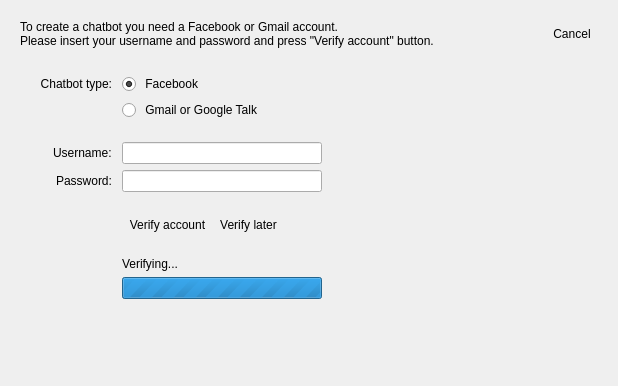
<?xml version="1.0" encoding="UTF-8"?>
<ui version="4.0">
 <class>ConnectionWidget</class>
 <widget class="QWidget" name="ConnectionWidget">
  <property name="geometry">
   <rect>
    <x>0</x>
    <y>0</y>
    <width>618</width>
    <height>386</height>
   </rect>
  </property>
  <property name="windowTitle">
   <string>Form</string>
  </property>
  <layout class="QGridLayout" name="gridLayout">
   <item row="0" column="0">
    <widget class="QStackedWidget" name="connectToChatStackWidget">
     <property name="enabled">
      <bool>true</bool>
     </property>
     <property name="lineWidth">
      <number>1</number>
     </property>
     <property name="currentIndex">
      <number>2</number>
     </property>
     <widget class="QWidget" name="connectionPage">
      <layout class="QFormLayout" name="formLayout_2">
       <property name="fieldGrowthPolicy">
        <enum>QFormLayout::AllNonFixedFieldsGrow</enum>
       </property>
       <property name="horizontalSpacing">
        <number>10</number>
       </property>
       <property name="verticalSpacing">
        <number>10</number>
       </property>
       <property name="topMargin">
        <number>9</number>
       </property>
       <item row="2" column="0">
        <widget class="QLabel" name="statusLabel">
         <property name="text">
          <string>Status:</string>
         </property>
        </widget>
       </item>
       <item row="2" column="1">
        <widget class="QLabel" name="connectionStatusLabel">
         <property name="sizePolicy">
          <sizepolicy hsizetype="Preferred" vsizetype="Expanding">
           <horstretch>0</horstretch>
           <verstretch>0</verstretch>
          </sizepolicy>
         </property>
         <property name="minimumSize">
          <size>
           <width>0</width>
           <height>24</height>
          </size>
         </property>
         <property name="styleSheet">
          <string notr="true"/>
         </property>
         <property name="text">
          <string>Disconnected</string>
         </property>
         <property name="wordWrap">
          <bool>true</bool>
         </property>
        </widget>
       </item>
       <item row="3" column="0">
        <widget class="QLabel" name="usernameLabel">
         <property name="font">
          <font>
           <weight>50</weight>
           <bold>false</bold>
          </font>
         </property>
         <property name="text">
          <string>Username:</string>
         </property>
         <property name="alignment">
          <set>Qt::AlignRight|Qt::AlignTrailing|Qt::AlignVCenter</set>
         </property>
        </widget>
       </item>
       <item row="3" column="1">
        <layout class="QHBoxLayout" name="horizontalLayout_2">
         <item>
          <widget class="QLineEdit" name="curUsernameLabel">
           <property name="enabled">
            <bool>false</bool>
           </property>
           <property name="maximumSize">
            <size>
             <width>200</width>
             <height>16777215</height>
            </size>
           </property>
           <property name="readOnly">
            <bool>true</bool>
           </property>
          </widget>
         </item>
         <item>
          <widget class="QLabel" name="chatTypeIcon">
           <property name="minimumSize">
            <size>
             <width>24</width>
             <height>24</height>
            </size>
           </property>
           <property name="maximumSize">
            <size>
             <width>24</width>
             <height>24</height>
            </size>
           </property>
           <property name="text">
            <string/>
           </property>
           <property name="pixmap">
            <pixmap resource="../res/chatbot_theme.qrc">:/icons/facebook.png</pixmap>
           </property>
          </widget>
         </item>
         <item>
          <widget class="QToolButton" name="changeAccountButton">
           <property name="maximumSize">
            <size>
             <width>200</width>
             <height>16777215</height>
            </size>
           </property>
           <property name="toolTip">
            <string>Change user</string>
           </property>
           <property name="text">
            <string>Change user...</string>
           </property>
           <property name="icon">
            <iconset resource="../res/chatbot_theme.qrc">
             <normaloff>:/icons/change_account.png</normaloff>:/icons/change_account.png</iconset>
           </property>
           <property name="iconSize">
            <size>
             <width>24</width>
             <height>24</height>
            </size>
           </property>
           <property name="autoRaise">
            <bool>true</bool>
           </property>
          </widget>
         </item>
         <item>
          <spacer name="horizontalSpacer_3">
           <property name="orientation">
            <enum>Qt::Horizontal</enum>
           </property>
           <property name="sizeHint" stdset="0">
            <size>
             <width>40</width>
             <height>20</height>
            </size>
           </property>
          </spacer>
         </item>
        </layout>
       </item>
       <item row="4" column="0">
        <widget class="QLabel" name="passwordLabel">
         <property name="sizePolicy">
          <sizepolicy hsizetype="Expanding" vsizetype="Preferred">
           <horstretch>0</horstretch>
           <verstretch>0</verstretch>
          </sizepolicy>
         </property>
         <property name="text">
          <string>Password:</string>
         </property>
         <property name="alignment">
          <set>Qt::AlignRight|Qt::AlignTrailing|Qt::AlignVCenter</set>
         </property>
        </widget>
       </item>
       <item row="4" column="1">
        <widget class="QLineEdit" name="passwordText">
         <property name="maximumSize">
          <size>
           <width>200</width>
           <height>16777215</height>
          </size>
         </property>
         <property name="echoMode">
          <enum>QLineEdit::Password</enum>
         </property>
        </widget>
       </item>
       <item row="7" column="1">
        <widget class="QProgressBar" name="connectionProgressBar">
         <property name="maximumSize">
          <size>
           <width>200</width>
           <height>16777215</height>
          </size>
         </property>
         <property name="maximum">
          <number>0</number>
         </property>
         <property name="value">
          <number>0</number>
         </property>
        </widget>
       </item>
       <item row="8" column="1">
        <widget class="QToolButton" name="connectButton">
         <property name="text">
          <string>Connect</string>
         </property>
         <property name="icon">
          <iconset resource="../res/chatbot_theme.qrc">
           <normaloff>:/icons/connect.png</normaloff>:/icons/connect.png</iconset>
         </property>
         <property name="iconSize">
          <size>
           <width>24</width>
           <height>24</height>
          </size>
         </property>
         <property name="toolButtonStyle">
          <enum>Qt::ToolButtonTextBesideIcon</enum>
         </property>
         <property name="autoRaise">
          <bool>true</bool>
         </property>
        </widget>
       </item>
      </layout>
     </widget>
     <widget class="QWidget" name="chatConnectedPage">
      <layout class="QGridLayout" name="gridLayout_4">
       <item row="0" column="0">
        <layout class="QGridLayout" name="gridLayout_3">
         <item row="0" column="1" colspan="2">
          <spacer name="horizontalSpacer">
           <property name="orientation">
            <enum>Qt::Horizontal</enum>
           </property>
           <property name="sizeHint" stdset="0">
            <size>
             <width>40</width>
             <height>20</height>
            </size>
           </property>
          </spacer>
         </item>
         <item row="2" column="0" colspan="3">
          <widget class="QLabel" name="selectUsersLabel">
           <property name="text">
            <string>Select the users the Chatbot can talk to:</string>
           </property>
          </widget>
         </item>
         <item row="3" column="2">
          <spacer name="horizontalSpacer_2">
           <property name="orientation">
            <enum>Qt::Horizontal</enum>
           </property>
           <property name="sizeHint" stdset="0">
            <size>
             <width>40</width>
             <height>20</height>
            </size>
           </property>
          </spacer>
         </item>
         <item row="1" column="0" colspan="3">
          <spacer name="verticalSpacer_3">
           <property name="orientation">
            <enum>Qt::Vertical</enum>
           </property>
           <property name="sizeType">
            <enum>QSizePolicy::Fixed</enum>
           </property>
           <property name="sizeHint" stdset="0">
            <size>
             <width>20</width>
             <height>20</height>
            </size>
           </property>
          </spacer>
         </item>
         <item row="3" column="0">
          <widget class="Lvk::FE::RosterWidget" name="rosterWidget" native="true">
           <property name="sizePolicy">
            <sizepolicy hsizetype="Expanding" vsizetype="Expanding">
             <horstretch>0</horstretch>
             <verstretch>0</verstretch>
            </sizepolicy>
           </property>
           <property name="minimumSize">
            <size>
             <width>0</width>
             <height>0</height>
            </size>
           </property>
          </widget>
         </item>
         <item row="0" column="0">
          <widget class="QToolButton" name="disconnectButton">
           <property name="text">
            <string>Disconnect</string>
           </property>
           <property name="iconSize">
            <size>
             <width>24</width>
             <height>23</height>
            </size>
           </property>
           <property name="toolButtonStyle">
            <enum>Qt::ToolButtonTextBesideIcon</enum>
           </property>
           <property name="autoRaise">
            <bool>false</bool>
           </property>
          </widget>
         </item>
        </layout>
       </item>
      </layout>
     </widget>
     <widget class="QWidget" name="verifyAccountPage">
      <layout class="QGridLayout" name="gridLayout_9">
       <item row="0" column="0">
        <widget class="QLabel" name="verifyExplanationLabel">
         <property name="sizePolicy">
          <sizepolicy hsizetype="Expanding" vsizetype="Preferred">
           <horstretch>0</horstretch>
           <verstretch>0</verstretch>
          </sizepolicy>
         </property>
         <property name="text">
          <string>To create a chatbot you need a Facebook or Gmail account.
Please insert your username and password and press &quot;Verify account&quot; button.</string>
         </property>
         <property name="wordWrap">
          <bool>true</bool>
         </property>
        </widget>
       </item>
       <item row="1" column="0" colspan="2">
        <layout class="QFormLayout" name="formLayout">
         <property name="fieldGrowthPolicy">
          <enum>QFormLayout::AllNonFixedFieldsGrow</enum>
         </property>
         <property name="labelAlignment">
          <set>Qt::AlignRight|Qt::AlignTrailing|Qt::AlignVCenter</set>
         </property>
         <property name="horizontalSpacing">
          <number>10</number>
         </property>
         <property name="leftMargin">
          <number>20</number>
         </property>
         <property name="topMargin">
          <number>20</number>
         </property>
         <property name="rightMargin">
          <number>20</number>
         </property>
         <item row="0" column="0">
          <widget class="QLabel" name="connectWithChatLabel_v">
           <property name="font">
            <font>
             <weight>50</weight>
             <bold>false</bold>
            </font>
           </property>
           <property name="text">
            <string>Chatbot type:</string>
           </property>
           <property name="alignment">
            <set>Qt::AlignRight|Qt::AlignTrailing|Qt::AlignVCenter</set>
           </property>
          </widget>
         </item>
         <item row="0" column="1">
          <widget class="QRadioButton" name="fbChatRadio_v">
           <property name="text">
            <string> Facebook</string>
           </property>
           <property name="icon">
            <iconset resource="../res/chatbot_theme.qrc">
             <normaloff>:/icons/facebook.png</normaloff>:/icons/facebook.png</iconset>
           </property>
           <property name="iconSize">
            <size>
             <width>24</width>
             <height>24</height>
            </size>
           </property>
           <property name="checked">
            <bool>true</bool>
           </property>
          </widget>
         </item>
         <item row="1" column="1">
          <widget class="QRadioButton" name="gtalkChatRadio_v">
           <property name="text">
            <string> Gmail or Google Talk</string>
           </property>
           <property name="icon">
            <iconset resource="../res/chatbot_theme.qrc">
             <normaloff>:/icons/gmail.png</normaloff>:/icons/gmail.png</iconset>
           </property>
           <property name="iconSize">
            <size>
             <width>24</width>
             <height>24</height>
            </size>
           </property>
          </widget>
         </item>
         <item row="2" column="1">
          <spacer name="verticalSpacer_10">
           <property name="orientation">
            <enum>Qt::Vertical</enum>
           </property>
           <property name="sizeType">
            <enum>QSizePolicy::Fixed</enum>
           </property>
           <property name="sizeHint" stdset="0">
            <size>
             <width>20</width>
             <height>10</height>
            </size>
           </property>
          </spacer>
         </item>
         <item row="3" column="0">
          <widget class="QLabel" name="usernameLabel_2">
           <property name="text">
            <string>Username:</string>
           </property>
          </widget>
         </item>
         <item row="3" column="1">
          <widget class="QLineEdit" name="usernameText_v">
           <property name="maximumSize">
            <size>
             <width>200</width>
             <height>16777215</height>
            </size>
           </property>
          </widget>
         </item>
         <item row="4" column="0">
          <widget class="QLabel" name="passwordEdit_v_2">
           <property name="text">
            <string>Password:</string>
           </property>
          </widget>
         </item>
         <item row="4" column="1">
          <widget class="QLineEdit" name="passwordText_v">
           <property name="maximumSize">
            <size>
             <width>200</width>
             <height>16777215</height>
            </size>
           </property>
           <property name="echoMode">
            <enum>QLineEdit::Password</enum>
           </property>
          </widget>
         </item>
         <item row="5" column="1">
          <spacer name="verticalSpacer_8">
           <property name="orientation">
            <enum>Qt::Vertical</enum>
           </property>
           <property name="sizeType">
            <enum>QSizePolicy::Fixed</enum>
           </property>
           <property name="sizeHint" stdset="0">
            <size>
             <width>20</width>
             <height>10</height>
            </size>
           </property>
          </spacer>
         </item>
         <item row="6" column="1">
          <layout class="QHBoxLayout" name="horizontalLayout_3">
           <item>
            <widget class="QToolButton" name="verifyAccountButton">
             <property name="text">
              <string>Verify account</string>
             </property>
             <property name="icon">
              <iconset resource="../res/chatbot_theme.qrc">
               <normaloff>:/icons/verify_chatbot.png</normaloff>:/icons/verify_chatbot.png</iconset>
             </property>
             <property name="iconSize">
              <size>
               <width>24</width>
               <height>24</height>
              </size>
             </property>
             <property name="toolButtonStyle">
              <enum>Qt::ToolButtonTextBesideIcon</enum>
             </property>
             <property name="autoRaise">
              <bool>true</bool>
             </property>
            </widget>
           </item>
           <item>
            <widget class="QToolButton" name="verifyLaterButton">
             <property name="text">
              <string>Verify later</string>
             </property>
             <property name="icon">
              <iconset resource="../res/chatbot_theme.qrc">
               <normaloff>:/icons/verify_later.png</normaloff>:/icons/verify_later.png</iconset>
             </property>
             <property name="iconSize">
              <size>
               <width>24</width>
               <height>24</height>
              </size>
             </property>
             <property name="toolButtonStyle">
              <enum>Qt::ToolButtonTextBesideIcon</enum>
             </property>
             <property name="autoRaise">
              <bool>true</bool>
             </property>
             <property name="arrowType">
              <enum>Qt::NoArrow</enum>
             </property>
            </widget>
           </item>
           <item>
            <spacer name="horizontalSpacer_7">
             <property name="orientation">
              <enum>Qt::Horizontal</enum>
             </property>
             <property name="sizeHint" stdset="0">
              <size>
               <width>40</width>
               <height>20</height>
              </size>
             </property>
            </spacer>
           </item>
          </layout>
         </item>
         <item row="7" column="1">
          <spacer name="verticalSpacer_11">
           <property name="orientation">
            <enum>Qt::Vertical</enum>
           </property>
           <property name="sizeType">
            <enum>QSizePolicy::Fixed</enum>
           </property>
           <property name="sizeHint" stdset="0">
            <size>
             <width>20</width>
             <height>10</height>
            </size>
           </property>
          </spacer>
         </item>
         <item row="8" column="1">
          <widget class="QLabel" name="connectionStatusLabel_v">
           <property name="text">
            <string>Verifying...</string>
           </property>
          </widget>
         </item>
         <item row="9" column="1">
          <widget class="QProgressBar" name="connectionProgressBar_v">
           <property name="maximumSize">
            <size>
             <width>200</width>
             <height>16777215</height>
            </size>
           </property>
           <property name="maximum">
            <number>0</number>
           </property>
           <property name="value">
            <number>-1</number>
           </property>
          </widget>
         </item>
         <item row="10" column="1">
          <spacer name="verticalSpacer_12">
           <property name="orientation">
            <enum>Qt::Vertical</enum>
           </property>
           <property name="sizeHint" stdset="0">
            <size>
             <width>20</width>
             <height>133</height>
            </size>
           </property>
          </spacer>
         </item>
        </layout>
       </item>
       <item row="0" column="1">
        <widget class="QToolButton" name="cancelChAccountButton">
         <property name="text">
          <string>Cancel</string>
         </property>
         <property name="icon">
          <iconset resource="../res/chatbot_theme.qrc">
           <normaloff>:/icons/cancel.png</normaloff>:/icons/cancel.png</iconset>
         </property>
         <property name="iconSize">
          <size>
           <width>24</width>
           <height>24</height>
          </size>
         </property>
         <property name="toolButtonStyle">
          <enum>Qt::ToolButtonTextBesideIcon</enum>
         </property>
         <property name="autoRaise">
          <bool>true</bool>
         </property>
        </widget>
       </item>
      </layout>
     </widget>
    </widget>
   </item>
  </layout>
 </widget>
 <customwidgets>
  <customwidget>
   <class>Lvk::FE::RosterWidget</class>
   <extends>QWidget</extends>
   <header>front-end/rosterwidget.h</header>
   <container>1</container>
  </customwidget>
 </customwidgets>
 <resources>
  <include location="../res/chatbot_theme.qrc"/>
 </resources>
 <connections/>
</ui>
